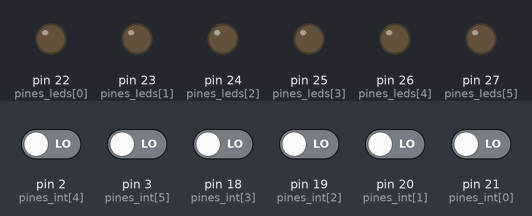
The sketch below on a simulated Arduino Mega 2560, built with avr-gcc and run on an emulated ATmega2560. Parts: output pins drawn as LEDs (lit = HIGH). The inputs (shaded band) are chosen by the test bench; at power-on: pin 2 (pines_int[4]), pin 3 (pines_int[5]), pin 18 (pines_int[3]), pin 19 (pines_int[2]), pin 20 (pines_int[1]), pin 21 (pines_int[0]) LOW.

Above: at 1.2 s.
1.3 s: pin 2 (pines_int[4]) driven HIGH
At 2.3 s:
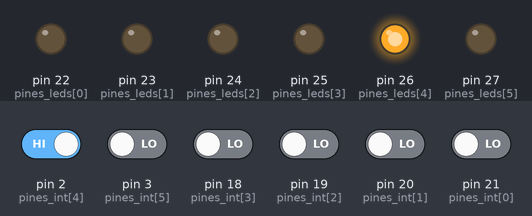
2.8 s: pin 3 (pines_int[5]) driven HIGH
At 3.4 s:
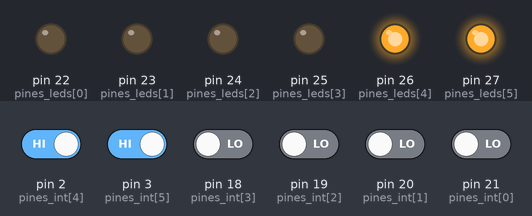
4.3 s: pin 18 (pines_int[3]) driven HIGH
At 5.5 s:
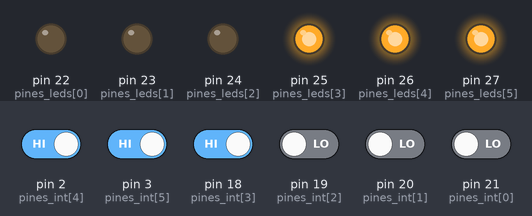
5.8 s: pin 19 (pines_int[2]) driven HIGH
At 6.9 s:
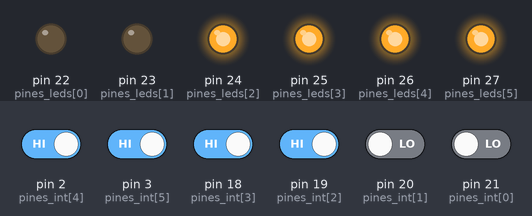
7.3 s: pin 20 (pines_int[1]) driven HIGH
At 8.0 s:
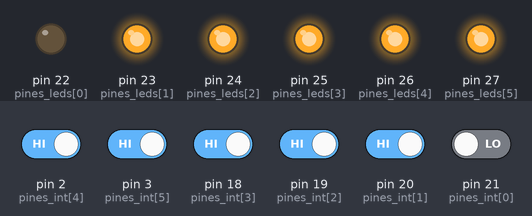
8.8 s: pin 21 (pines_int[0]) driven HIGH
At 9.2 s:
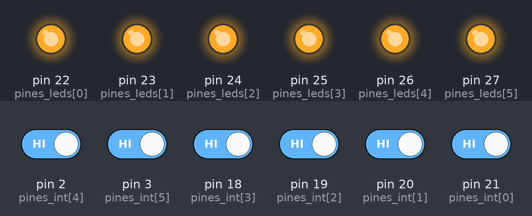
Timing chart, 0 to 11.3 s (numbered marks = the images above; inputs shaded):
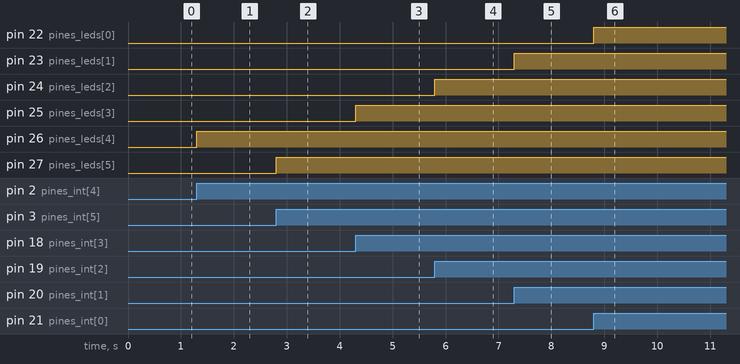

Measured:
- after the input at 1.3 s, pin 26 (pines_leds[4]): LOW → HIGH at once
- after the input at 2.8 s, pin 27 (pines_leds[5]): LOW → HIGH at once
- after the input at 4.3 s, pin 25 (pines_leds[3]): LOW → HIGH at once
- after the input at 5.8 s, pin 24 (pines_leds[2]): LOW → HIGH at once
- after the input at 7.3 s, pin 23 (pines_leds[1]): LOW → HIGH at once
- after the input at 8.8 s, pin 22 (pines_leds[0]): LOW → HIGH at once

The sketch:

interrupciones_externas_c.ino
```cpp
const uint8_t pines_int[6] = {21, 20, 19, 18, 2, 3}; // pines INT0, INT1, INT2, INT3, INT4, INT5
const uint8_t pines_leds[6] = {22, 23, 24, 25, 26, 27}; // pines para mostar LEDS

void setup() {
  // pines de INT5-4 y INT3-0 como entrada
  for (int i = 0; i < 6; i++) {
    pinMode(pines_int[i], INPUT);
  }

  // pines para mostrar LEDS salida
  for (int i = 0; i < 6; i++) {
    pinMode(pines_leds[i], OUTPUT);
    digitalWrite(pines_leds[i], LOW);
  }


  // **** CONFIGURACIÓN DE INTERRUPCIONES ****
  EICRA |= 0xFF; // EICRA decide si la interrupción será subida/bajada/ambos para INT3-0;  1111 1111: todos con cambio por bajada
  EICRB |= 0x0F; // EICRB decide si la interrupción será subida/bajada/ambos para INT7-4;  0000 1111: int5 e int4 con cambio por bajada
  EIMSK |= 0x3F; // EIMSK decide qué interrupciones habilitar (INT0-INT7) ; 0011 1111 habilitamos INT0-INT5
  sei();         // habilitamos interrupciones globales
}

void loop() {
  // put your main code here, to run repeatedly:
}

ISR(INT0_vect) {
  bool estadoActual = digitalRead(pines_leds[0]);
  digitalWrite(pines_leds[0], !estadoActual);
}

ISR(INT1_vect) {
  bool estadoActual = digitalRead(pines_leds[1]);
  digitalWrite(pines_leds[1], !estadoActual);
}

ISR(INT2_vect) {
  bool estadoActual = digitalRead(pines_leds[2]);
  digitalWrite(pines_leds[2], !estadoActual);
}

ISR(INT3_vect) {
  bool estadoActual = digitalRead(pines_leds[3]);
  digitalWrite(pines_leds[3], !estadoActual);
}

ISR(INT4_vect) {
  bool estadoActual = digitalRead(pines_leds[4]);
  digitalWrite(pines_leds[4], !estadoActual);
}

ISR(INT5_vect) {
  bool estadoActual = digitalRead(pines_leds[5]);
  digitalWrite(pines_leds[5], !estadoActual);
}
```
